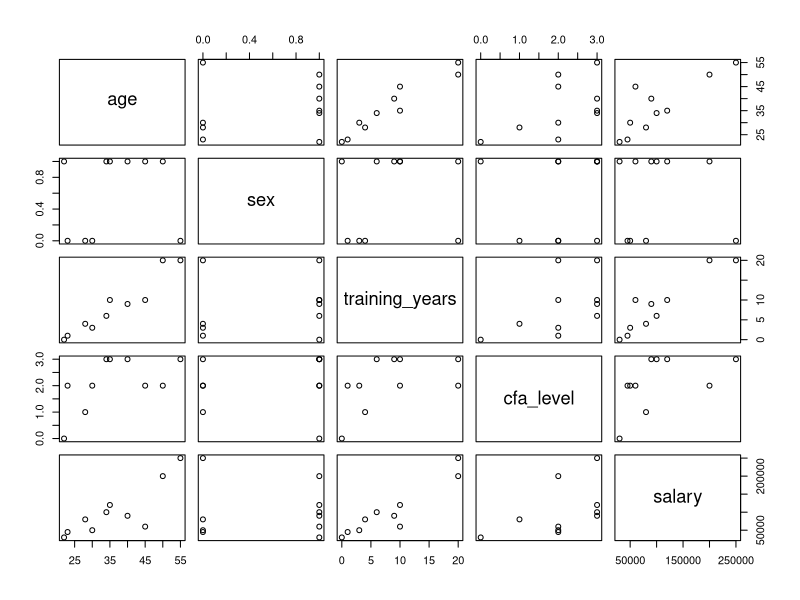

Here is the R script that generated this plot: (Note: this script raises an error after producing the figure.)
# Comment out a block: Ctrl + C
# Fold a block of code: Alt + L or use "----". Alt + Shift + L reverses folding
# Get code behind a function: F2 or execute the function name e.g. run "cv.glmnet"

# Define some functions
# Function: Plotting
Plot_LinearReg = function(actual, estimate, title){
  plot(actual, pch=19, bty='l',type="b",col="black", main=title, ylim = c(0,max(actual,estimate)))
  lines(estimate, col="blue", pch=17, type="b")
  legend("topleft", legend=c(deparse(substitute(actual)), deparse(substitute(estimate))), pch=c(19,17), col=c("black","blue"), bty="n")
}
# Function: Linear Regression
Linear_Regression = function(target, pred_vars, title){ # pred_vars should be a df of IV's
  linear_regression = lm(target~., pred_vars)
  summary(linear_regression)
  m = length(data[,1])
  pred = matrix(NA,m)
  for(i in 1:m){
    pred[i] = coef(linear_regression)[1] + coef(linear_regression)[2]*pred_vars[i,1] + coef(linear_regression)[3]*pred_vars[i,2] + coef(linear_regression)[4]*pred_vars[i,3] + coef(linear_regression)[5]*pred_vars[i,4]
  }
  # Cost: J = (1/2m)(Sum{i = 1:n}(y[i]-y_hat[i]))
  lm_cost = 1/(2*m)*((target-pred)^2)
  # Plotting: lm predictions
  Plot_LinearReg(target, pred, title)
  text(x=m/2, y=min(target), labels = bquote(bold(Cost == .(lm_cost))))
}
# fitmodel (Shows that you need more cases than predictors) ----
# fitmodel <- function(n, k) {
#   # n: sample size
#   # k: number of predictors
#   # return linear model fit for given sample size and k predictors
#   x <- data.frame(matrix( rnorm(n*k), nrow=n))
#   names(x) <- paste("x", seq(k), sep="")
#   x$y <- rnorm(n)  
#   lm(y~., data=x)
# }
# 
# summary(fitmodel(n=9, k=10))
# summary(fitmodel(n=10, k=10))
# summary(fitmodel(n=11, k=10))
# summary(fitmodel(n=12, k=10))

# Defining data ----
salary = c(30000, 50000, 45000, 120000, 90000, 60000, 200000, 250000, 80000, 100000)
age = c(22,30,23,35,40,45,50,55,28,34)
sex = c(1,0,0,1,1,1,1,0,0,1)
training_years = c(0,3,1,10,9,10,20,20,4,6)
cfa_level = c(0,2,2,3,3,2,2,3,1,3)

preds = data.frame(age,sex,training_years,cfa_level)
target = data.frame(salary) #str(target)
data = data.frame(preds, target)


# Plotting simple pairs data----
pairs(data)

# Mutliple Regression ----
# Option 1 - individually typing IV's ----
reg_individual = lm(salary ~ age+sex+training_years+cfa_level)
summary(reg_individual)
# Option 2 - referencing dataframe of IV's ----
reg_df = lm(salary~.,preds)
summary(reg_df)
coef(reg_df)
salary_pred = matrix(NA,m)
for(i in 1:m){
  salary_pred[i] = coef(reg_df)[1] + coef(reg_df)[2]*age[i] + coef(reg_df)[3]*sex[i] + coef(reg_df)[4]*training_years[i] + coef(reg_df)[5]*cfa_level[i]
}
# Cost: J = (1/2m)(Sum{i = 1:n}(y[i]-y_hat[i]))
lm_cost = 1/2*(length(data[,1])*(salary-salary_pred)^2)
# Plotting: lm predictions
Plot_LinearReg(salary, salary_pred, "Salary v Salary_Pred")
# Option 3 (Preferred) - Using my predefined function ----
Linear_Regression(salary, preds, "Salary v Salary_pred")

  



# Gradient Descent ----
m = length(data[,1]) 
learning_rate = 0.001 #.001
# I could create one beta vector: Beta = [1,1,1,1,1] and call them in regression using Beta[1] etc...
Beta_0 = 1
Beta_1 = 1
Beta_2 = 1
Beta_3 = 1
Beta_4 = 1

common_derivative_portion = matrix(NA,length(data[,1]),1)
salary_hat_during_updates = matrix(NA,1,5)
updating_cost = matrix(NA,150000)

# 150k epochs - could use a tolerance instead perhaps... ----
# I plotted the loss(cost) fn for up to 1,000,000 epochs but not much was learned after 150k epochs
for(j in 1:150000){
  for(i in 1:m){ # I think this is probably slower than simply doing the calculation within thhe del_Beta_i loop each time, but it makes the code neater
    common_derivative_portion[i] = ((Beta_0 + Beta_1*age[i] + Beta_2*sex[i] + Beta_3*training_years[i] + Beta_4*cfa_level[i])-salary[i])
  }
  # del_Beta_0
  Beta_0_derivative_portion = 0
  for(i in 1:m){
    Beta_0_derivative_portion = Beta_0_derivative_portion + common_derivative_portion[i]
  }
  del_Beta_0 = 1/m * Beta_0_derivative_portion
  Beta_0 = Beta_0 - learning_rate*del_Beta_0
  
  # del_Beta_1
  Beta_1_derivative_portion = 0
  for(i in 1:m){
    Beta_1_derivative_portion = Beta_1_derivative_portion + (common_derivative_portion[i]*age[i])
  }
  del_Beta_1 = 1/m * Beta_1_derivative_portion
  Beta_1 = Beta_1 - learning_rate*del_Beta_1
  
  # del_Beta_2
  Beta_2_derivative_portion = 0
  for(i in 1:m){
    Beta_2_derivative_portion = Beta_2_derivative_portion + (common_derivative_portion[i]*sex[i])
  }
  del_Beta_2 = 1/m * Beta_2_derivative_portion
  Beta_2 = Beta_2 - learning_rate*del_Beta_2
  
  # del_Beta_3
  Beta_3_derivative_portion = 0
  for(i in 1:m){
    Beta_3_derivative_portion = Beta_3_derivative_portion + (common_derivative_portion[i]*training_years[i])
  }
  del_Beta_3 = 1/m * Beta_3_derivative_portion
  Beta_3 = Beta_3 - learning_rate*del_Beta_3
  
  # del_Beta_4
  Beta_4_derivative_portion = 0
  for(i in 1:m){
    Beta_4_derivative_portion = Beta_4_derivative_portion + (common_derivative_portion[i]*cfa_level[i])
  }
  del_Beta_4 = 1/m * Beta_4_derivative_portion
  Beta_4 = Beta_4 - learning_rate*del_Beta_4
  
  for(i in 1:m){
    salary_hat_during_updates[i] = Beta_0 + Beta_1*age[i] + Beta_2*sex[i] + Beta_3*training_years[i] + Beta_4*cfa_level[i]
  }
  cost = (1/2*m)*(salary - salary_hat_during_updates)^2
  updating_cost[j] = mean(cost)
  
}

# Calculating estimates and cost
salary_hat = matrix(NA,1,5)
for(i in 1:m){
  salary_hat[i] = Beta_0 + Beta_1*age[i] + Beta_2*sex[i] + Beta_3*training_years[i] + Beta_4*cfa_level[i]
}
cost = (1/2*m)*((salary - salary_hat)^2)
mean_cost = mean(cost)
Beta_100k = c(Beta_0, Beta_1,Beta_2,Beta_3,Beta_4)

# Plotting: y vs y_hat
Plot_LinearReg(salary, salary_hat, "150k Epochs")

# Plotting: Cost Function
plot(updating_cost[50:150000]) # first few values were huge, so truncating them  
# I think this would take on a more quadratic shape if my learning rate was larger, thus causing the loss not to converge smoothly
# Given the small learning rate, convergence is gentle here

# Another attempt at gradient descent (same as above w/ different code) ----
# This is not working right now
m = length(data[,1]) 
learning_rate = 0.001 
Beta = matrix(1, 5) 
del_Beta = matrix(NA, 5)
X = data.frame(1,age,sex,training_years,cfa_level)
y = salary

k=1
for(e in 1:150000){
  for(j in 1:5){
    for(i in 1:m){
      temp = (Beta[k]*preds[i,k]+Beta[(k+1)]*preds[i,(k+1)]+Beta[(k+2)]*preds[i,(k+2)]+Beta[(k+3)]*preds[i,(k+3)]+Beta[(k+4)]*preds[i,(k+4)]-y[i])*X[i,j]
      del_Beta[j] = del_Beta[j] + temp
    }
    Beta[j] = (1/m)*del_Beta[j]
  }
}


# Trying different learning rates ----
m = length(data[,1]) 
learning_rates = c(0.001, 0.005, 0.01, .05, 0.1) # I read somewhere that alpha is often set to .001 and increased in multiples of 3 from there
salary_hat = matrix(0, length(learning_rates), m)
Beta = matrix(0, length(learning_rates), 5)
# I could create one beta vector: Beta = [1,1,1,1,1] and call them in regression using Beta[1] etc...
Beta_0 = 1
Beta_1 = 1
Beta_2 = 1
Beta_3 = 1
Beta_4 = 1


for(l in 1:length(learning_rates)){
  learning_rate = learning_rates[l]
  for(j in 1:50000){
    #learning_rate = learning_rate * 1.5
    for(i in 1:m){ # I think this is probably slower than simply doing the calculation within thhe del_Beta_i loop each time, but it makes the code neater
      common_derivative_portion[i] = ((Beta_0 + Beta_1*age[i] + Beta_2*sex[i] + Beta_3*training_years[i] + Beta_4*cfa_level[i])-salary[i])
    }
    # del_Beta_0
    Beta_0_derivative_portion = 0
    for(i in 1:m){
      Beta_0_derivative_portion = Beta_0_derivative_portion + common_derivative_portion[i]
    }
    del_Beta_0 = 1/m * Beta_0_derivative_portion
    Beta_0 = Beta_0 - learning_rate*del_Beta_0
    
    # del_Beta_1
    Beta_1_derivative_portion = 0
    for(i in 1:m){
      Beta_1_derivative_portion = Beta_1_derivative_portion + (common_derivative_portion[i]*age[i])
    }
    del_Beta_1 = 1/m * Beta_1_derivative_portion
    Beta_1 = Beta_1 - learning_rate*del_Beta_1
    
    # del_Beta_2
    Beta_2_derivative_portion = 0
    for(i in 1:m){
      Beta_2_derivative_portion = Beta_2_derivative_portion + (common_derivative_portion[i]*sex[i])
    }
    del_Beta_2 = 1/m * Beta_2_derivative_portion
    Beta_2 = Beta_2 - learning_rate*del_Beta_2
    
    # del_Beta_3
    Beta_3_derivative_portion = 0
    for(i in 1:m){
      Beta_3_derivative_portion = Beta_3_derivative_portion + (common_derivative_portion[i]*training_years[i])
    }
    del_Beta_3 = 1/m * Beta_3_derivative_portion
    Beta_3 = Beta_3 - learning_rate*del_Beta_3
    
    # del_Beta_4
    Beta_4_derivative_portion = 0
    for(i in 1:m){
      Beta_4_derivative_portion = Beta_4_derivative_portion + (common_derivative_portion[i]*cfa_level[i])
    }
    del_Beta_4 = 1/m * Beta_4_derivative_portion
    Beta_4 = Beta_4 - learning_rate*del_Beta_4
  }
  # Calculating estimates and cost
  for(i in 1:m){
    salary_hat[l,i] = Beta_0 + Beta_1*age[i] + Beta_2*sex[i] + Beta_3*training_years[i] + Beta_4*cfa_level[i]
  }
  Beta[l,] = c(Beta_0, Beta_1,Beta_2,Beta_3,Beta_4)
}
salary_matrix = matrix(rep(salary,5), ncol = 7)
simplified_cost = (salary_matrix - salary_hat)^2
mean_simplified_cost_by_learning_rate = matrix(NA,5)
for(r in 1:length(simplified_cost[,1])){
  mean_simplified_cost_by_learning_rate[r] = mean(simplified_cost[r,])
}
cost_by_learning_rate = (1/(2*m))*(mean_simplified_cost_by_learning_rate)
simplified_mean_cost = mean(mean_cost_by_learning_rate)


#plot(salary_hat,col='blue',ylim = c((min(salary_hat)-(min(salary_hat)*0.25)),(max(salary_hat)+(max(salary_hat)*0.25))))
#points(salary, col='red')

# Ridge Regression (glmnet) ----
library(tidyverse)
library(broom)
library(glmnet)

X = as.matrix(data.frame(age,sex,training_years,cfa_level))
y = salary
lambdas = seq(0,5,.5)

ridge.mod = glmnet(X, y, alpha = 0, lambda = lambdas)
summary(ridge.mod)
predict(ridge.mod, s = 0, exact = T, type = "coefficients")
cv.out <- cv.glmnet(X, y, alpha = 0) # did not specify lambda to see what is returned
best_lambda = cv.out$lambda.min